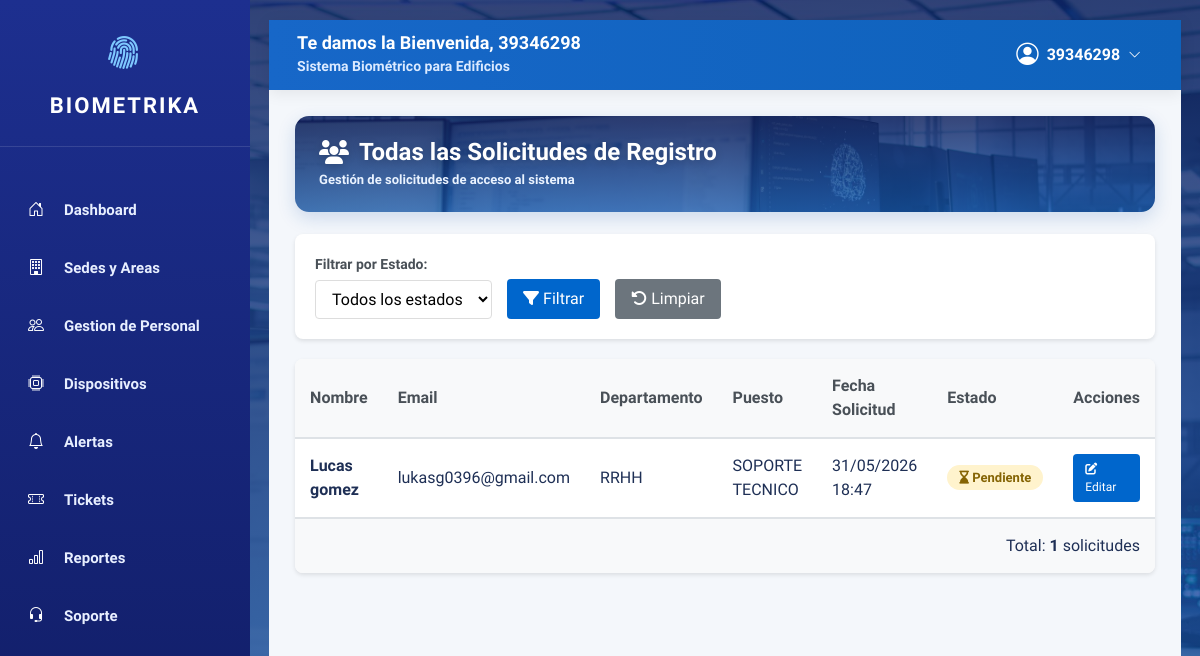
Page /usuarios/todas-solicitudes/ (signed in) on the earlier database version.
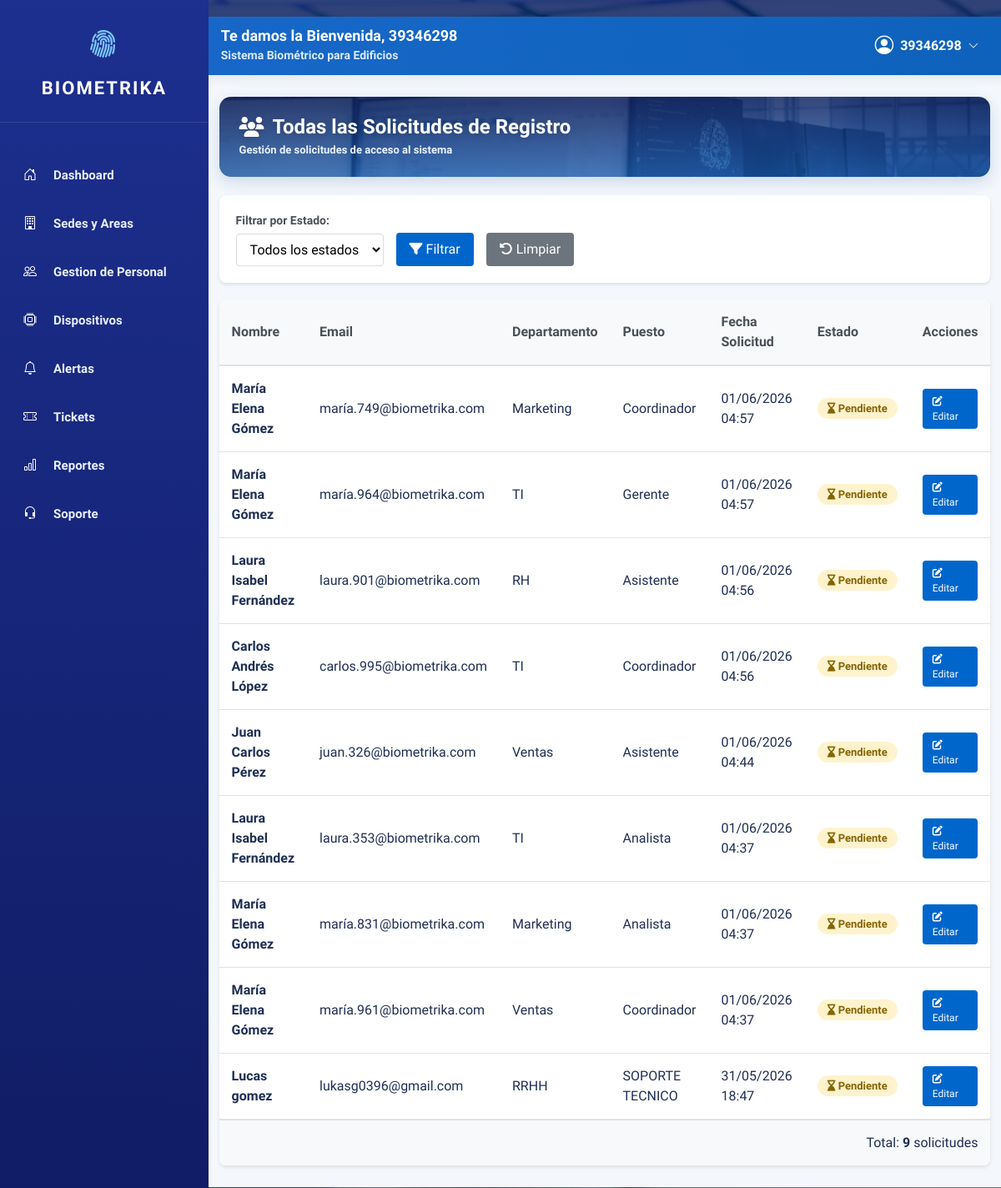
Same page on the later database version.
### usuarios/models.py (models this page shows, shortened)
class SolicitudRegistro(models.Model):
    nombre = models.CharField(max_length=150)
    dni = models.CharField(max_length=20, verbose_name='DNI')
    email = models.EmailField()
    telefono = models.CharField(max_length=20)
    departamento = models.CharField(max_length=100)
    puesto = models.CharField(max_length=100)
    superior = models.CharField(max_length=150, blank=True, null=True)
    fecha_ingreso = models.DateField(blank=True, null=True)
    fecha_solicitud = models.DateTimeField(auto_now_add=True)
    estado = models.CharField(
        max_length=20,
        choices=[
            ('pendiente', 'Pendiente'),
            ('aprobado', 'Aprobado'),
            ('rechazado', 'Rechazado'),
        ],
        default='pendiente'
    )
    class Meta:
        verbose_name = 'Solicitud de Registro'
        verbose_name_plural = 'Solicitudes de Registro'
        ordering = ['-fecha_solicitud']

### usuarios/views.py (the view)
# urls.py: path('todas-solicitudes/', views.todas_solicitudes, name='todas_solicitudes'),
@login_required
def todas_solicitudes(request):
    if not request.user.is_staff:
        return redirect('dashboard:index')
    estado = request.GET.get('estado', '')
    solicitudes = SolicitudRegistro.objects.all().order_by('-fecha_solicitud')
    if estado:
        solicitudes = solicitudes.filter(estado=estado)
    estados = SolicitudRegistro._meta.get_field('estado').choices
    return render(request, 'usuarios/todas_solicitudes.html', {
        'solicitudes': solicitudes,
        'estados': estados,
        'estado_filtro': estado
    })

### templates/usuarios/todas_solicitudes.html (shortened to what this page needs)
{% extends 'dashboard/base.html' %}
{% load static %}
{% block content %}
<link rel="stylesheet" href="{% static 'css/style_usuario_nuevo.css' %}">
<div class="contenido">
    <header>
        <h1><i class="fa-solid fa-users"></i> Todas las Solicitudes de Registro</h1>
        <p class="subtitulo">Gestión de solicitudes de acceso al sistema</p>
    </header>
    <div class="filtros-container">
        <form method="GET" class="filtros-form">
            <div class="filtro-grupo">
                <label>Filtrar por Estado:</label>
                <select name="estado">
                    <option value="">Todos los estados</option>
                </select>
            </div>
            <button type="submit" class="btn"><i class="fa-solid fa-filter"></i> Filtrar</button>
            <a href="{% url 'usuarios:todas_solicitudes' %}" class="btn btn-secondary"><i class="fa-solid fa-rotate-left"></i> Limpiar</a>
        </form>
    </div>
    <div class="tabla-container">
        {% if solicitudes %}
            <table class="tabla-datos">
                <thead>
                    <tr>
                        <th>Nombre</th>
                        <th>Email</th>
                        <th>Departamento</th>
                        <th>Puesto</th>
                        <th>Fecha Solicitud</th>
                        <th>Estado</th>
                        <th>Acciones</th>
                    </tr>
                </thead>
                <tbody>
                    {% for solicitud in solicitudes %}
                        <tr>
                            <td><strong>{{ solicitud.nombre }}</strong></td>
                            <td>{{ solicitud.email }}</td>
                            <td>{{ solicitud.departamento }}</td>
                            <td>{{ solicitud.puesto }}</td>
                            <td>{{ solicitud.fecha_solicitud|date:"d/m/Y H:i" }}</td>
                            <td>
                                <span class="badge estado-{{ solicitud.estado }}">
                                    {% if solicitud.estado == 'pendiente' %}
                                        <i class="fa-solid fa-hourglass-end"></i> Pendiente
                                    {% elif solicitud.estado == 'aprobado' %}
                                        <i class="fa-solid fa-check-circle"></i> Aprobado
                                    {% else %}
                                        <i class="fa-solid fa-xmark-circle"></i> Rechazado
                                    {% endif %}
                                </span>
                            </td>
                            <td>
                                <a href="/admin/usuarios/solicitudregistro/{{ solicitud.id }}/change/" class="btn-small btn-edit">
                                    <i class="fa-solid fa-edit"></i> Editar
                                </a>
                            </td>
                        </tr>
                    {% endfor %}
                </tbody>
            </table>
            <p class="total-registros">Total: <strong>{{ solicitudes.count }}</strong> solicitudes</p>
        {% else %}
            <div class="alerta-info">
                <i class="fa-solid fa-info-circle"></i>
                <p>No hay solicitudes de registro registradas.</p>
            </div>
        {% endif %}
    </div>
</div>
{% endblock %}

### templates/dashboard/base.html (shortened to what this page needs)
{% load static %}
<!DOCTYPE html>
<html lang="es">
<head>
    <link href="https://cdn.jsdelivr.net/npm/bootstrap@5.1.3/dist/css/bootstrap.min.css" rel="stylesheet">
    <link rel="stylesheet" href="https://cdn.jsdelivr.net/npm/bootstrap-icons@1.11.3/font/bootstrap-icons.css">
    <link rel="stylesheet" href="https://cdnjs.cloudflare.com/ajax/libs/font-awesome/6.5.1/css/all.min.css">
    <link rel="stylesheet" href="{% static 'css/style_theme.css' %}">
</head>
<body>
    <div class="layout">
        <aside class="sidebar">
            <div class="logo">
                <i class="bi bi-fingerprint"></i>
                <span>BIOMETRIKA</span>
            </div>
            <nav class="nav flex-column">
                <a class="nav-link {% if request.resolver_match.app_name == 'dashboard' %}active{% endif %}" href="{% url 'dashboard:dashboard' %}">
                    <i class="bi bi-house-door"></i>
                    <span>Dashboard</span>
                </a>
                <a class="nav-link {% if request.resolver_match.app_name == 'sedes' %}active{% endif %}" href="{% url 'sedes:lista' %}">
                    <i class="bi bi-building"></i>
                    <span>Sedes y Areas</span>
                </a>
                <a class="nav-link {% if request.resolver_match.app_name == 'personal' %}active{% endif %}" href="{% url 'personal:lista' %}">
                    <i class="bi bi-people"></i>
                    <span>Gestion de Personal</span>
                </a>
                <a class="nav-link {% if request.resolver_match.app_name == 'dispositivos' %}active{% endif %}" href="{% url 'dispositivos:lista' %}">
                    <i class="bi bi-cpu"></i>
                    <span>Dispositivos</span>
                </a>
                <a class="nav-link {% if request.resolver_match.app_name == 'alertas' %}active{% endif %}" href="{% url 'alertas:lista' %}">
                    <i class="bi bi-bell"></i>
                    <span>Alertas</span>
                </a>
                <a class="nav-link {% if request.resolver_match.app_name == 'tickets' %}active{% endif %}" href="{% url 'tickets:lista' %}">
                    <i class="bi bi-ticket-perforated"></i>
                    <span>Tickets</span>
                </a>
                <a class="nav-link {% if request.resolver_match.app_name == 'reportes' %}active{% endif %}" href="{% url 'reportes:index' %}">
                    <i class="bi bi-bar-chart"></i>
                    <span>Reportes</span>
                </a>
                <a class="nav-link {% if request.resolver_match.app_name == 'soporte' %}active{% endif %}" href="{% url 'soporte:index' %}">
                    <i class="bi bi-headset"></i>
                    <span>Soporte</span>
                </a>
            </nav>
        </aside>
        <main class="main-area">
            <nav class="navbar-custom">
                <div>
                    <h5>Te damos la Bienvenida, {{ user.get_full_name|default:user.username }}</h5>
                    <small>Sistema Biométrico para Edificios</small>
                </div>
                <div class="position-relative">
                    <div class="user-menu d-flex align-items-center" onclick="toggleUserMenu()">
                        <i class="bi bi-person-circle me-2" style="font-size: 1.4rem;"></i>
                        <span>{{ user.username }}</span>
                        <i class="bi bi-chevron-down ms-2" style="font-size: .8rem;"></i>
                    </div>
                </div>
            </nav>
            <div class="main-content">
                {% block content %}
                {% endblock %}
            </div>
        </main>
    </div>
</body>
</html>

### static/css/style_theme.css (style rules this page uses)
:root { --azul: #1767c8; --azul-oscuro: #0f59af; --marino: #1e2f55; --marino-claro: #26395f; --marino-sidebar-1: #1d2f8f; --marino-sidebar-2: #101c64; --gris-texto: #667895; --gris-texto-claro: #465a78; --fondo: #f4f7fb; --borde: #dde6f2; --borde-claro: #edf1f7; --borde-input: #d9e3f1; }
* { font-family: 'Nunito Sans', sans-serif; box-sizing: border-box; margin: 0; padding: 0; }
body { background: var(--fondo); }
a { color: var(--azul); }
.bi { vertical-align: middle; color: inherit; }
.contenido > header, .contenido > h1, .dispositivos-header, .dashboard-hero { background-image: linear-gradient(rgba(13, 32, 94, .82), rgba(22, 93, 184, .72)), url("../img/fondo-login.jpg"); background-size: cover; background-position: center center; background-repeat: no-repeat; color: #ffffff; border-radius: 14px; padding: 22px 24px; margin: 0 0 22px 0; box-shadow: 0 6px 18px rgba(21, 85, 173, .18); display: flex; flex-direction: column; justify-content: center; text-align: left; min-height: 88px; }
.contenido > header h1, .contenido > h1, .dispositivos-header h1, .dashboard-hero h1 { color: #ffffff !important; font-size: 24px; font-weight: 900; margin: 0 0 4px 0 !important; display: flex; align-items: center; gap: 10px; justify-content: flex-start; text-shadow: 0 2px 8px rgba(0, 0, 0, .18); }
.contenido > header h1 i, .contenido > h1 i, .dispositivos-header h1 i, .dashboard-hero h1 i { color: #ffffff !important; }
.contenido > header p, .dispositivos-header p, .dashboard-hero p { color: #eaf3ff !important; font-size: 13px; font-weight: 600; margin: 0 !important; }

### static/css/style_usuario_nuevo.css (style rules this page uses)
* { margin: 0; padding: 0; box-sizing: border-box; font-family: 'Nunito Sans', sans-serif; }
body { display: flex; flex-direction: column; justify-content: center; align-items: center; min-height: 100vh; background-image: linear-gradient(rgba(13, 32, 94, .82), rgba(22, 93, 184, .72)), url("../img/fondo-login.jpg"); background-size: cover; background-position: center center; background-repeat: no-repeat; background-attachment: fixed; padding: 20px; }
.logo { margin-bottom: 20px; }
.subtitulo { color: #667895; margin-bottom: 25px; font-size: 14px; }

### templates/dashboard/base.html (style rules this page uses)
body { margin: 0; background: #f4f7fb; color: #1e2f55; }
.layout { display: flex; min-height: 100vh; }
.sidebar { width: 250px; min-height: 100vh; background: linear-gradient(180deg, #1d2f8f 0%, #101c64 100%); color: #ffffff; position: fixed; left: 0; top: 0; bottom: 0; z-index: 1030; overflow-y: auto; }
.logo { padding: 28px 20px 24px; text-align: center; border-bottom: 1px solid rgba(255,255,255,.12); font-size: 22px; font-weight: 900; letter-spacing: 2px; }
.logo i { display: block; font-size: 34px; color: #7ec8ff; margin-bottom: 10px; }
.sidebar nav { padding: 18px 10px 24px; }
.sidebar .nav-link { color: #e8efff !important; padding: 13px 18px; margin-bottom: 8px; border-radius: 12px; font-size: 15px; font-weight: 800; display: flex; align-items: center; transition: .2s ease; }
.sidebar .nav-link i { width: 24px; margin-right: 12px; color: #ffffff; font-size: 16px; }
.main-area { margin-left: 250px; width: calc(100% - 250px); min-height: 100vh; background: #f4f7fb; }
.navbar-custom { min-height: 64px; background: linear-gradient(90deg, #1767c8 0%, #0e62bb 100%); color: #ffffff; padding: 10px 28px; display: flex; align-items: center; justify-content: space-between; box-shadow: 0 3px 15px rgba(0,0,0,.08); position: sticky; top: 0; z-index: 1020; }
.navbar-custom h5 { color: #ffffff; font-size: 18px; font-weight: 900; margin: 0; }
.navbar-custom small { color: #dbeaff !important; font-weight: 600; }
.user-menu { color: #ffffff; cursor: pointer; padding: 8px 12px; border-radius: 30px; font-weight: 800; transition: .2s ease; }
.main-content { padding: 26px; }

Differences in the rows shown:
added SolicitudRegistro: nombre "María Elena Gómez", email "maría.749@biometrika.com", departamento "Marketing", puesto "Coordinador", fecha_solicitud "01/06/2026 04:57", estado "pendiente" (drawn)
added SolicitudRegistro: nombre "María Elena Gómez", email "maría.964@biometrika.com", departamento "TI", puesto "Gerente", fecha_solicitud "01/06/2026 04:57", estado "pendiente" (drawn)
added SolicitudRegistro: nombre "Laura Isabel Fernández", email "laura.901@biometrika.com", departamento "RH", puesto "Asistente", fecha_solicitud "01/06/2026 04:56", estado "pendiente" (drawn)
added SolicitudRegistro: nombre "Carlos Andrés López", email "carlos.995@biometrika.com", departamento "TI", puesto "Coordinador", fecha_solicitud "01/06/2026 04:56", estado "pendiente" (drawn)
added SolicitudRegistro: nombre "Juan Carlos Pérez", email "juan.326@biometrika.com", departamento "Ventas", puesto "Asistente", fecha_solicitud "01/06/2026 04:44", estado "pendiente" (drawn)
added SolicitudRegistro: nombre "Laura Isabel Fernández", email "laura.353@biometrika.com", departamento "TI", puesto "Analista", fecha_solicitud "01/06/2026 04:37", estado "pendiente" (drawn)
added SolicitudRegistro: nombre "María Elena Gómez", email "maría.831@biometrika.com", departamento "Marketing", puesto "Analista", fecha_solicitud "01/06/2026 04:37", estado "pendiente" (drawn)
added SolicitudRegistro: nombre "María Elena Gómez", email "maría.961@biometrika.com", departamento "Ventas", puesto "Coordinador", fecha_solicitud "01/06/2026 04:37", estado "pendiente" (drawn)
Other differences:
{{ solicitudes.count }}: "1" → "9"
